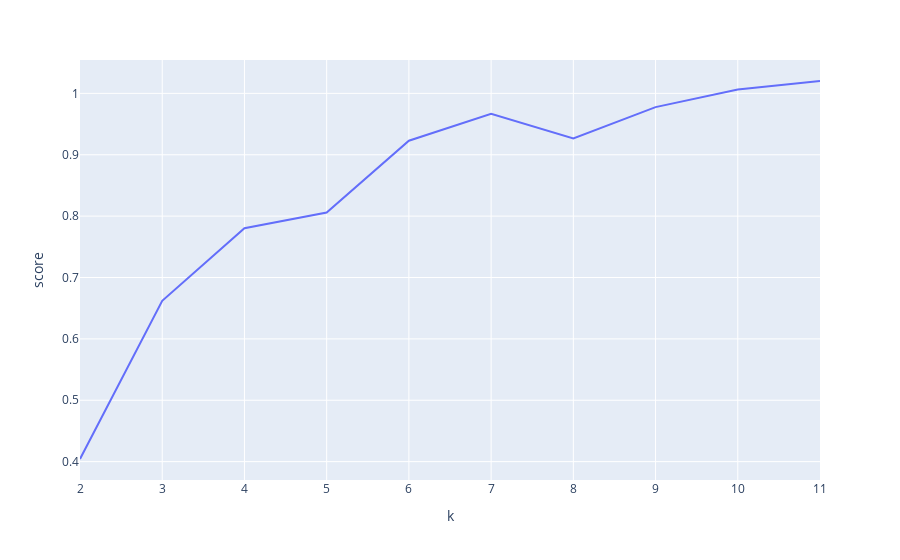

Notebook code for this chart:
### Code cell
px.line(scores, x="k",y="score")

### Figure 1 — Plotly figure (JSON) as saved in the notebook; plotly's stock layout.template omitted (floating-point values rounded to 4 significant figures)
{"data": [{"hovertemplate": "k=%{x}<br>score=%{y}<extra></extra>", "legendgroup": "", "line": {"color": "#636efa", "dash": "solid"}, "mode": "lines", "name": "", "orientation": "v", "showlegend": false, "type": "scatter", "x": [2, 3, 4, 5, 6, 7, 8, 9, 10, 11], "xaxis": "x", "y": [0.4043, 0.662, 0.7803, 0.806, 0.9229, 0.9669, 0.9266, 0.9776, 1.006, 1.02], "yaxis": "y"}], "layout": {"legend": {"tracegroupgap": 0}, "margin": {"t": 60}, "xaxis": {"anchor": "y", "domain": [0, 1], "title": {"text": "k"}}, "yaxis": {"anchor": "x", "domain": [0, 1], "title": {"text": "score"}}}}
